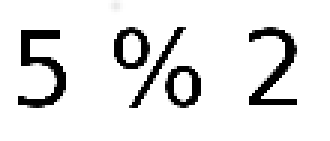
%> input picture public/matlab/imgs/simple.png, 110 x 47 px (shown 3 times larger)
$ octave simple.m   (GNU Octave 9; MATLAB toolbox functions it lacks are replaced by stand-ins)
%> lines starting %> are read from the running program, lines starting %| are printed output that depends on the picture; in (x1, y1, x2, y2) boxes, pixels count from 0 and x2, y2 are one past the last pixel; in counts of white or black regions, pixels touching at a corner belong together; the program's own positions count from 1
### public/matlab/clip.m
function imgn=clip(imagen)
% [6 lines of commented-out code are left out]
if ~islogical(imagen)
    %imagen=im2bw(imagen,0.99);
    imagen=im2bw(imagen,0.4);
end
a=~imagen;
[f c]=find(a);
lmaxc=max(c);lminc=min(c);
lmaxf=max(f);lminf=min(f);
imgn=a(lminf:lmaxf,lminc:lmaxc);%Crops image

### public/matlab/simple.m
clc
clear all
warning off
imagen = imread('simple.png');
%> imagen is the input picture: size 47x110x3 uint8; min 0, max 255, mean 227.9
if length(size(imagen))==3 %RGB image
    imagen=rgb2gray(imagen);
%> imagen: size 47x110 uint8
    imagen=roicolor(imagen,0,100);
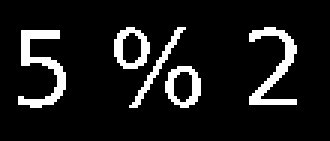
%> imagen: size 47x110 logical (shown 3 times larger); 10.5% white in thin lines or dots, all inside (x1, y1, x2, y2) = (6, 9, 99, 36)
    imagen =clip(imagen);
%> in clip, `[f c]=find(a);`: f = 4629 values from 1 to 47; c = 4629 values from 1 to 110
%> in clip, `lmaxc=max(c)`: lmaxc = 110
%> in clip, `lminc=min(c)`: lminc = 1
%> in clip, `lmaxf=max(f)`: lmaxf = 47
%> in clip, `lminf=min(f)`: lminf = 1
    img_rr = imagen;
end
img_rr = imagen;
imagen = medfilt2(imagen);
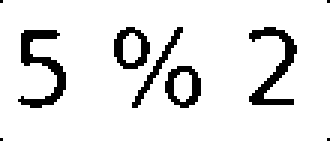
%> imagen: size 47x110 logical (shown 3 times larger); 89.6% white; black in thin lines or dots
% imshow(imagen);
%> (the run ends here)

$ run again, with public/matlab/imgs/eo1mul.png copied over public/matlab/imgs/simple.png
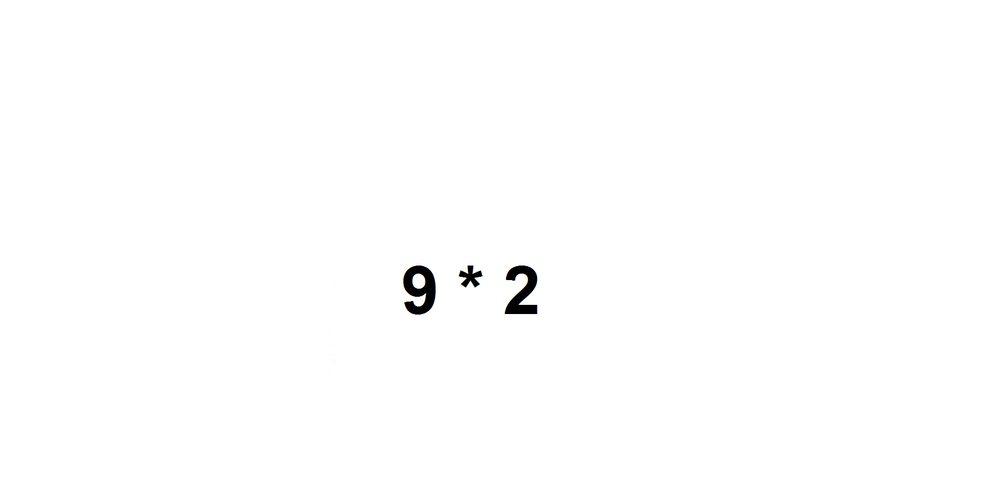
%> input picture public/matlab/imgs/eo1mul.png, 1000 x 488 px, shrunk from 1855 x 906 before the run
%> imagen is the input picture: size 488x1000x3 uint8; mean R, G, B 253.9, 253.9, 253.9
%> `imagen=roicolor(imagen,0,100);`:
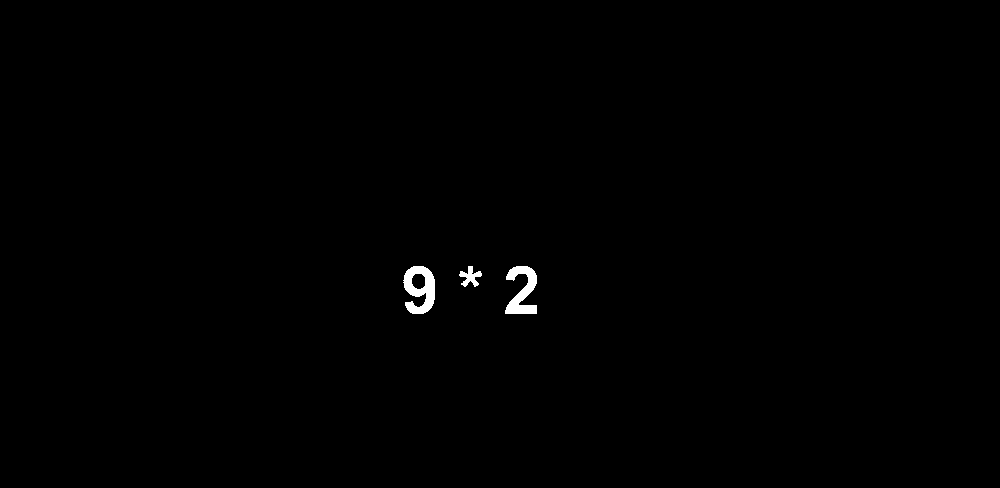
%> imagen: size 488x1000 logical; 0.42% white; 3 white regions, box (x1, y1, x2, y2) and area: (403, 266, 435, 314) 945, (505, 266, 537, 314) 850, (459, 266, 482, 287) 237
%> f = 485968 values from 1 to 488; c = 485968 values from 1 to 1000
%> lmaxc = 1000
%> lminc = 1
%> lmaxf = 488
%> lminf = 1

$ run again, with public/matlab/imgs/eq10div.png copied over public/matlab/imgs/simple.png
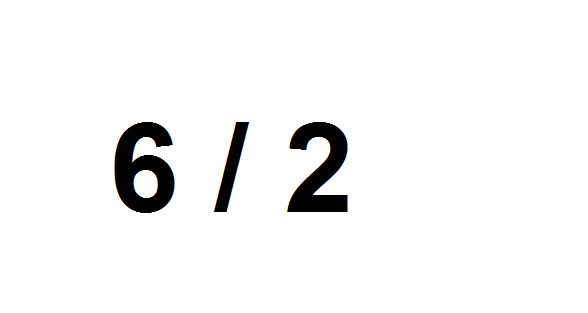
%> input picture public/matlab/imgs/eq10div.png, 588 x 313 px
%> imagen is the input picture: size 313x588x3 uint8; mean R, G, B 244.6, 244.6, 244.6
%> `imagen=roicolor(imagen,0,100);`:
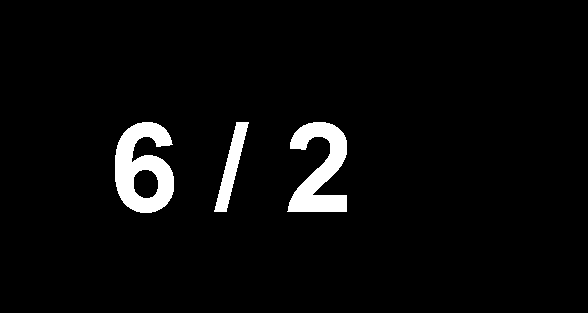
%> imagen: size 313x588 logical; 4% white; 3 white regions, box (x1, y1, x2, y2) and area: (115, 122, 174, 213) 3334, (287, 122, 347, 212) 2962, (214, 122, 249, 212) 1126
%> f = 176622 values from 1 to 313; c = 176622 values from 1 to 588
%> lmaxc = 588
%> lminc = 1
%> lmaxf = 313
%> lminf = 1

$ run again, with public/matlab/imgs/eq2add.png copied over public/matlab/imgs/simple.png
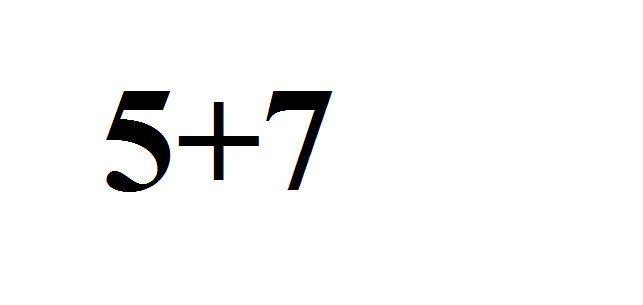
%> input picture public/matlab/imgs/eq2add.png, 643 x 305 px
%> imagen is the input picture: size 305x643x3 uint8; mean R, G, B 246.4, 246.4, 246.4
%> `imagen=roicolor(imagen,0,100);`:
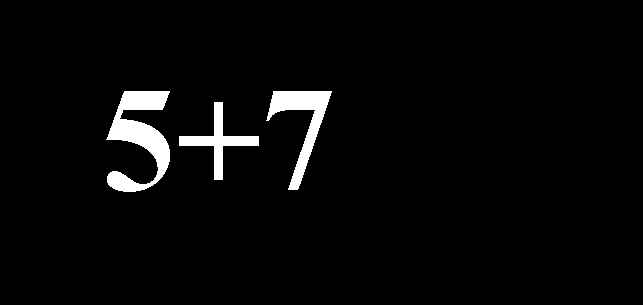
%> imagen: size 305x643 logical; 3.3% white; 3 white regions, box (x1, y1, x2, y2) and area: (106, 91, 170, 192) 3074, (266, 91, 332, 190) 2028, (179, 102, 259, 180) 1412
%> f = 189601 values from 1 to 305; c = 189601 values from 1 to 643
%> lmaxc = 643
%> lminc = 1
%> lmaxf = 305
%> lminf = 1
